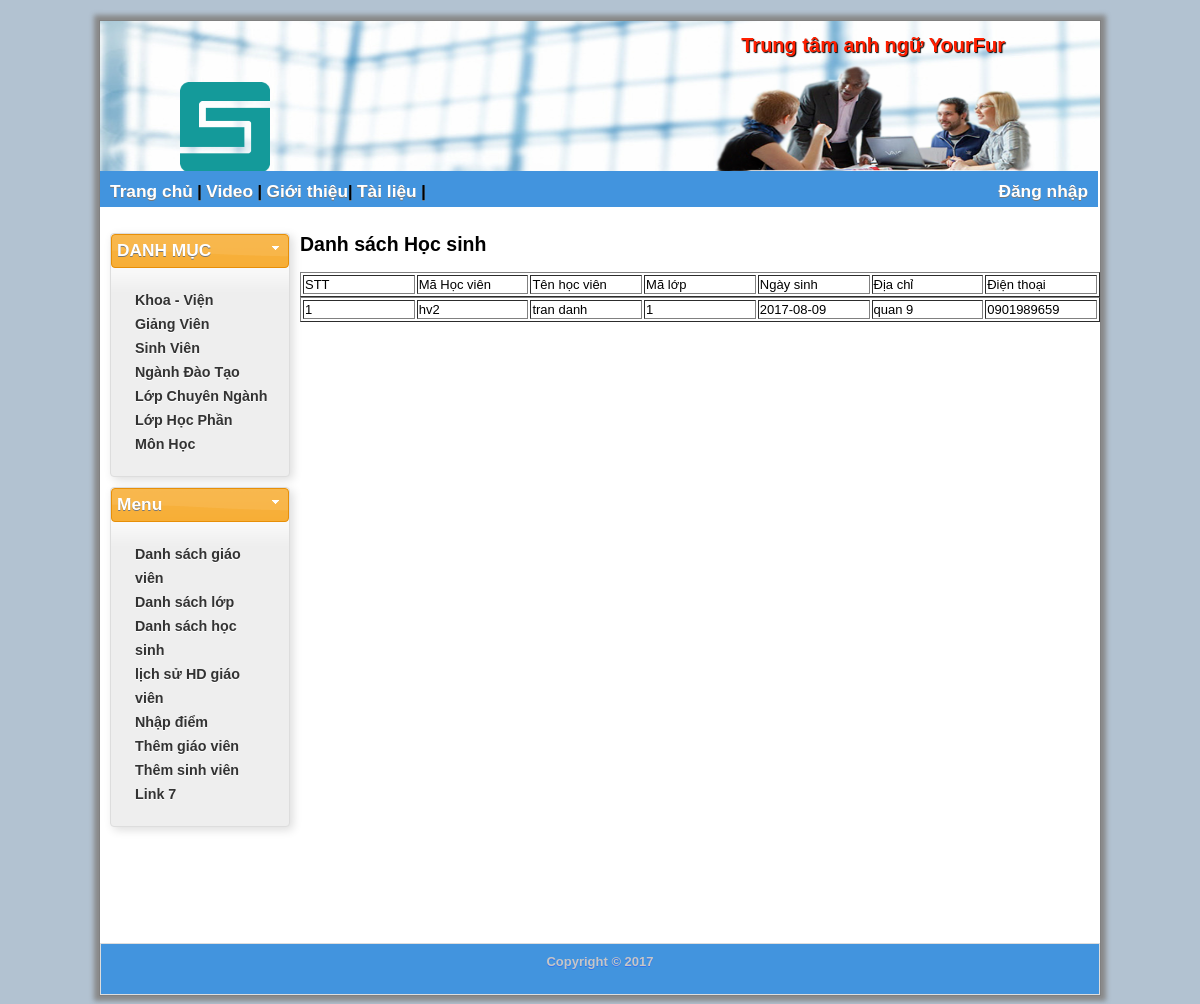
Page /studentlistonclass.php?classid=1 on the committed database.
### tables this page shows
CREATE TABLE `hocvien` (
  `MaHV` varchar(11) NOT NULL,
  `TenHV` varchar(30) NOT NULL,
  `MaLop` int(10) NOT NULL,
  `NgaySinh` date NOT NULL,
  `DiaChi` varchar(200) NOT NULL,
  `DienThoai` varchar(15) NOT NULL,
  `QueQuan` varchar(50) NOT NULL,
  `password` varchar(50) NOT NULL
);

### studentlistonclass.php (the view, shortened to what this page needs)
<?php
require "header.php";?>
	<div id="contentWrapper" >
			<div id="leftSide" >
				<div class="group-box" id="danhmuc">
						<div class="title">DANH MỤC</div>
						<div class="group-box-content">
							<ul>
								<li> <a href="khoa.php">Khoa - Viện</a> </li>
								<li> <a href="giangvien.php">Giảng Viên</a> </li>
								<li> <a href="sinhvien.php">Sinh Viên</a> </li>
								<li> <a href="nganh.php">Ngành Đào Tạo</a> </li>
								<li> <a href="lopchuyennganh.php">Lớp Chuyên Ngành</a> </li>
								<li> <a href="lophocphan.php">Lớp Học Phần</a> </li>
								<li> <a href="monhoc.php">Môn Học</a> </li>
							</ul>
						</div>
				</div>
				<div class="group-box">
						<div class="title">Menu</div>
						<div class="group-box-content">
						<ul>
							<li> <a href="teacherlist.php">Danh sách giáo viên</a> </li>
							<li> <a href="classlist.php">Danh sách lớp</a> </li>
							<li> <a href="studentlist.php">Danh sách học sinh</a> </li>
							<li> <a href="contractlist.php">lịch sử HD giáo viên</a> </li>
							<li> <a href="ketqua.php">Nhập điểm</a> </li>
							<li> <a href="uploadfile.php">Thêm giáo viên</a> </li>
							<li> <a href="addstudent.php">Thêm sinh viên</a> </li>
							<li> <a href="index.php">Link 7</a> </li>
						</ul>
						</div>
				</div>
			</div>
		<div id="mainContent">
		<h2 color='red' >Danh sách Học sinh</a></h2>
	<table align='center' width='800' border='1'>
	<tr>
	<td width='80'>STT</td>
	<td width='80'>Mã Học viên</td>
	<td width='80'>Tên học viên</td>
	<td width='80'>Mã lớp</td>
	<td width='80'>Ngày sinh</td>
	<td width='80'>Địa chỉ</td>
	<td width='80'>Điện thoại</td>
	</tr>
	</table>
	<?php
	$ml = $_GET['classid'];
	$conn=mysqli_connect('localhost','root','','ttta') or die("can't connect this database");
	$sql="select * from hocvien where MaLop = '".$ml."' ";
	$query=mysqli_query($conn,$sql);
	if(mysqli_num_rows($query) == " ")
	{
	echo "<tr><td colspan='6' align='center'>Chua co username nao</td></tr>";
	}
	else
	{
	$stt=0;
	while($row=mysqli_fetch_array($query))
	{
	$stt++;
	echo "<table align='center' width='800' border='1'>";
	echo "<tr>";
	echo "<td width='80' >$stt</td>";
	echo "<td width='80' >$row[MaHV]</td>";
	echo "<td width='80' >$row[TenHV]</td>";
	echo "<td width='80' >$row[MaLop]</td>";
	echo "<td width='80' >$row[NgaySinh]</td>";
	echo "<td width='80' >$row[DiaChi]</td>";
	echo "<td width='80' >$row[DienThoai]</td>";
	echo "</tr>";
	echo "</table>";
	}
}
?>
<?php require "footer.php";?>

### css/style.css (style rules this page uses)
body { background-color: #B2C2D1; }
a { text-decoration: none; border: none; }
#contentWrapper { position: relative; width:1000px; min-height: 720px; }
#leftSide { position: absolute; top: 10px; left:10px; width: 180px; float: left; min-height: 250px; }
#mainContent { position: relative; top: 10px; left:200px; width: 790px; min-height: 520px; }
.group-box-content { padding: 10px; }
#leftSide .group-box-content ul { list-style: none; margin: 0px; padding: 10px; }
#leftSide .group-box-content ul li { text-shadow: 0 1px 0 #fff; font-weight:bold; line-height: 24px; padding-left: 4px; cursor: pointer; }
.group-box { margin-bottom: 10px; -moz-box-shadow:2px 2px 5px #ccc; -webkit-box-shadow:2px 2px 5px #ccc; box-shadow:3px 3px 10px #ddd; }
.group-box .title { height: 22px; padding: 5px; font-size:13pt; font-weight:bold; text-shadow:0 1px 0 #777; }

### rows in the picture
hocvien: MaHV "hv2", TenHV "tran danh", MaLop "1", NgaySinh "2017-08-09", DiaChi "quan 9", DienThoai "0901989659"
